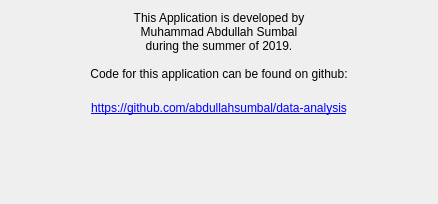
<?xml version="1.0" encoding="UTF-8"?>
<ui version="4.0">
 <class>GithubWindow</class>
 <widget class="QWidget" name="GithubWindow">
  <property name="geometry">
   <rect>
    <x>0</x>
    <y>0</y>
    <width>438</width>
    <height>204</height>
   </rect>
  </property>
  <property name="windowTitle">
   <string>GitHub</string>
  </property>
  <layout class="QGridLayout" name="gridLayout_2">
   <item row="0" column="0">
    <layout class="QGridLayout" name="gridLayout">
     <item row="1" column="0">
      <widget class="QLabel" name="label_2">
       <property name="text">
        <string>&lt;html&gt;&lt;head/&gt;&lt;body&gt;&lt;p&gt;&lt;a href=&quot;https://github.com/abdullahsumbal/data-analysis&quot;&gt;&lt;span style=&quot; text-decoration: underline; color:#0000ff;&quot;&gt;https://github.com/abdullahsumbal/data-analysis&lt;/span&gt;&lt;/a&gt;&lt;/p&gt;&lt;/body&gt;&lt;/html&gt;</string>
       </property>
       <property name="alignment">
        <set>Qt::AlignCenter</set>
       </property>
       <property name="openExternalLinks">
        <bool>true</bool>
       </property>
      </widget>
     </item>
     <item row="0" column="0">
      <widget class="QLabel" name="label">
       <property name="text">
        <string>This Application is developed by
Muhammad Abdullah Sumbal
during the summer of 2019.

Code for this application can be found on github:
</string>
       </property>
       <property name="alignment">
        <set>Qt::AlignHCenter|Qt::AlignTop</set>
       </property>
      </widget>
     </item>
     <item row="2" column="0">
      <spacer name="verticalSpacer">
       <property name="orientation">
        <enum>Qt::Vertical</enum>
       </property>
       <property name="sizeHint" stdset="0">
        <size>
         <width>20</width>
         <height>40</height>
        </size>
       </property>
      </spacer>
     </item>
    </layout>
   </item>
  </layout>
 </widget>
 <resources/>
 <connections/>
</ui>
